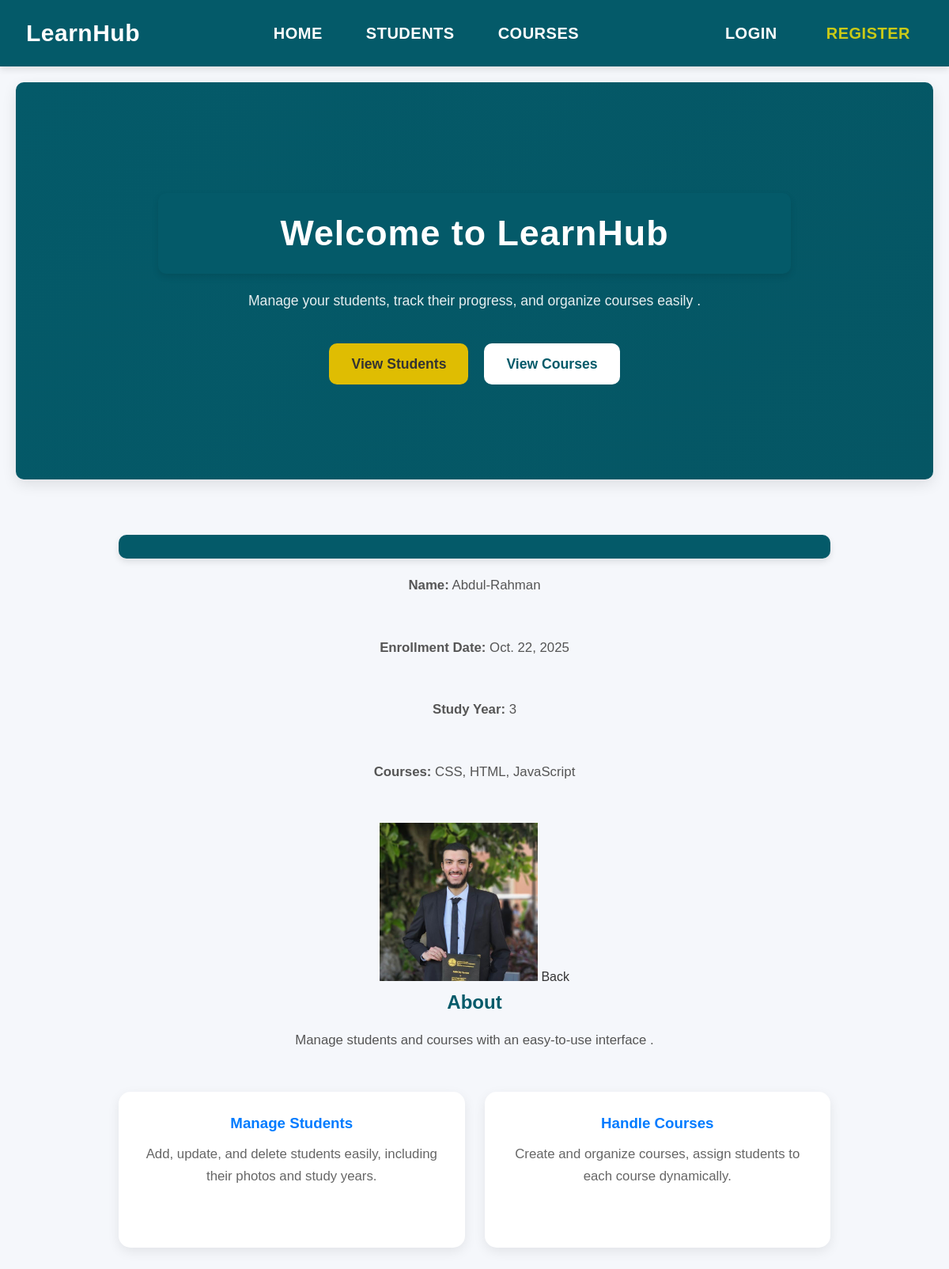
The page /student/student_view/1/ on the database its author committed.
### student/models.py (models this page shows, shortened)
class Student(models.Model):
    name = models.CharField(max_length=30)
    study_year= models.IntegerField()
    enrollment_date = models.DateField()
    image = models.ImageField(upload_to='students_images/', blank=True, null=True)  # ← الصورة
    courses = models.ManyToManyField('course.Course')  # ←  العلاقة m:n
    def get_courses(self):
        return ", ".join([course.name for course in self.courses.all()])
    get_courses.short_description = 'Courses'
    get_courses.admin_order_field = 'courses'

### course/models.py (models this page shows, shortened)
class Course(models.Model):
    name=models.CharField(max_length=100)
    code=models.CharField(max_length=10)
    description=models.TextField()

### student/views.py (the view)
# urls.py: path('student_view/<int:id>/',view_student,name="view_student"),
def view_student(request, id):
    student = Student.objects.get(id=id)
    return render(request, 'student/view_student.html', {'student': student})

### student/templates/student/view_student.html
{% extends "Home.html" %}
{% block content %}
<h1>{{ title }}</h1>
<p><strong>Name:</strong> {{ student.name }}</p>
<p><strong>Enrollment Date:</strong> {{ student.enrollment_date }}</p>
<p><strong>Study Year:</strong> {{ student.study_year }}</p>
<p><strong>Courses:</strong> {{ student.get_courses }}</p>
{% if student.image %}
    <img src="{{ student.image.url }}" alt="{{ student.name }}" width="200" height="200">
{% else %}
    <p>No image uploaded</p>
{% endif %}
<a href="{% url 'studHome' %}">Back</a>
{% endblock %}

### static/css/Home.css (style rules this page uses)
* { margin: 0; padding: 0; box-sizing: border-box; }
body { background: #f5f7fb; font-family: 'Poppins', sans-serif; color: #333; line-height: 1.6; }
h1 { background-color: #045a69; padding: 15px; text-align: center; font-size: 28px; border-radius: 10px; color: white; margin: 20px auto; max-width: 900px; box-shadow: 0 4px 8px rgba(0, 0, 0, 0.1); }
a { text-decoration: none; color: inherit; }
.info-section p { max-width: 700px; margin: 0 auto 50px; color: #555; font-size: 1.05rem; line-height: 1.7; }

### rows shown on the page
Student: name "Abdul-Rahman", enrollment_date "Oct. 22, 2025", study_year "3", get_courses "CSS, HTML, JavaScript", image (picture)
